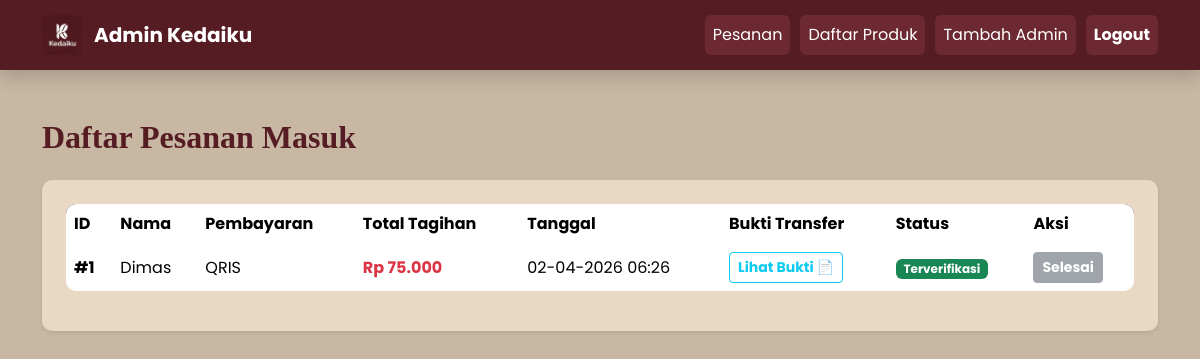
/admin.php (signed in), run on the app's committed database.
### tables this page shows
CREATE TABLE IF NOT EXISTS `pesanan_header` (
  `id` int NOT NULL AUTO_INCREMENT,
  `nama` varchar(100) NOT NULL,
  `email` varchar(100) NOT NULL,
  `pembayaran` varchar(50) NOT NULL,
  `tanggal` timestamp NULL DEFAULT CURRENT_TIMESTAMP,
  `total` int NOT NULL,
  `status` varchar(50) DEFAULT 'Menunggu Pembayaran',
  `bukti` varchar(255) DEFAULT NULL,
  PRIMARY KEY (`id`)
);

### admin.php (the view, shortened to what this page needs)
<?php
include 'koneksi.php';
?>
<!DOCTYPE html>
<html lang="id">
<head>
    <link rel="stylesheet" href="assets/css/style.css">
    <link rel="stylesheet" href="https://cdn.jsdelivr.net/npm/bootstrap@5.3.2/dist/css/bootstrap.min.css">
</head>
<body>
    <nav class="navbar navbar-expand-lg navbar-dark navbar-custom sticky-top shadow">
        <div class="container">
            <a class="navbar-brand fw-bold" href="admin.php">
                <img src="assets/gambar/Logo_Project.jpeg" alt="Logo Kedaiku">
                Admin Kedaiku
            </a>
            <div class="collapse navbar-collapse" id="navbarNav">
                <ul class="navbar-nav ms-auto">
                    <li class="nav-item"><a class="nav-link active" href="admin.php">Pesanan</a></li>
                    <li class="nav-item"><a class="nav-link" href="kelola_produk.php">Daftar Produk</a></li>
                    <li class="nav-item"><a class="nav-link" href="tambah_admin.php">Tambah Admin</a></li>
                    <li class="nav-item"><a class="nav-link text-warning fw-bold" href="logout.php">Logout</a></li>
                </ul>
            </div>
        </div>
    </nav>
    <div class="container my-5">
        <h2 class="mb-4 admin-title">Daftar Pesanan Masuk</h2>
        <div class="card card-admin p-4 shadow-sm">
            <div class="table-responsive">
                <table class="table table-hover align-middle">
                    <thead>
                        <tr>
                            <th>ID</th>
                            <th>Nama</th>
                            <th>Pembayaran</th>
                            <th>Total Tagihan</th>
                            <th>Tanggal</th>
                            <th>Bukti Transfer</th>
                            <th>Status</th>
                            <th>Aksi</th>
                        </tr>
                    </thead>
                    <tbody>
                        <?php
                        $query = $koneksi->query("SELECT * FROM pesanan_header ORDER BY id DESC");
                        if ($query->num_rows > 0) {
                            while ($row = $query->fetch_assoc()) {
                                $status = $row['status'] ?? 'Menunggu Pembayaran';
                                if ($status == 'Terverifikasi') {
                                    $badgeColor = 'bg-success';
                                } elseif ($status == 'Dibatalkan') {
                                    $badgeColor = 'bg-danger';
                                } else {
                                    $badgeColor = 'bg-warning text-dark';
                                }
                        ?>
                                <tr>
                                    <td class="fw-bold">#<?php echo $row['id']; ?></td>
                                    <td><?php echo htmlspecialchars($row['nama']); ?></td>
                                    <td><?php echo htmlspecialchars($row['pembayaran']); ?></td>
                                    <td class="fw-bold text-danger">
                                        Rp <?php echo number_format($row['total'], 0, ',', '.'); ?>
                                    </td>
                                    <td><?php echo date('d-m-Y H:i', strtotime($row['tanggal'])); ?></td>
                                    <td>
                                        <?php if (!empty($row['bukti'])) { ?>
                                            <a href="assets/gambar/<?php echo $row['bukti']; ?>" target="_blank" class="btn btn-outline-info btn-sm fw-bold">Lihat Bukti 📄</a>
                                        <?php } else { echo "<span class='text-muted small'>Tidak Ada</span>"; } ?>
                                    </td>
                                    <td><span class="badge <?php echo $badgeColor; ?>"><?php echo $status; ?></span></td>
                                    <td>
                                        <?php if ($status != 'Terverifikasi' && $status != 'Dibatalkan') { ?>
                                            <a href="verifikasi_pesanan.php?id=<?php echo $row['id']; ?>"
                                               class="btn btn-success btn-sm fw-bold mb-1"
                                               onclick="return confirm('Verifikasi pembayaran pesanan #<?php echo $row['id']; ?>?');">
                                               Verifikasi ✓
                                            </a>
                                            <a href="batal_pesanan.php?id=<?php echo $row['id']; ?>"
                                               class="btn btn-danger btn-sm fw-bold mb-1"
                                               onclick="return confirm('Apakah Anda yakin ingin MEMBATALKAN pesanan #<?php echo $row['id']; ?>?');">
                                               Batalkan ✕
                                            </a>
                                        <?php } else { ?>
                                            <button class="btn btn-secondary btn-sm fw-bold" disabled>Selesai</button>
                                        <?php } ?>
                                    </td>
                                </tr>
                        <?php
                            }
                        } else {
                            echo "<tr><td colspan='8' class='text-center py-4'>Belum ada pesanan masuk.</td></tr>";
                        }
                        ?>
                    </tbody>
                </table>
            </div>
        </div>
    </div>
</body>
</html>

### assets/css/style.css (style rules this page uses)
body { font-family:'Poppins',sans-serif; background:#c7b7a3; }
.navbar-custom { background:#561c24; }
.navbar-nav .nav-link { background:#6d2932; color:white !important; padding:8px 16px; margin-left:10px; border-radius:6px; transition:0.3s; }
h1,h2,h3 { font-family:'Playfair Display', serif; color:#561c24; }

### admin.php (style rules this page uses)
body { font-family: 'Poppins', sans-serif; background: #c7b7a3; }
.navbar-custom { background: #561c24; padding-top: 10px; padding-bottom: 10px; }
.navbar-brand { display: flex; align-items: center; gap: 12px; }
.navbar-brand img { height: 40px; width: auto; border-radius: 4px; }
.admin-title { color: #561c24; font-weight: 600; }
.card-admin { background: #e8d8c4; border: none; border-radius: 10px; }
.table { background: #e8d8c4; border-radius: 10px; overflow: hidden; }
.table thead { background: #561c24; color: white; }
.table tbody tr { background: #f1e4d3; }
.table td, .table th { border: none; }

### data on the page
pesanan_header: id "1", nama "Dimas", pembayaran "QRIS", total "75.000", tanggal "02-04-2026 06:26", status "Terverifikasi", shows "Selesai"
